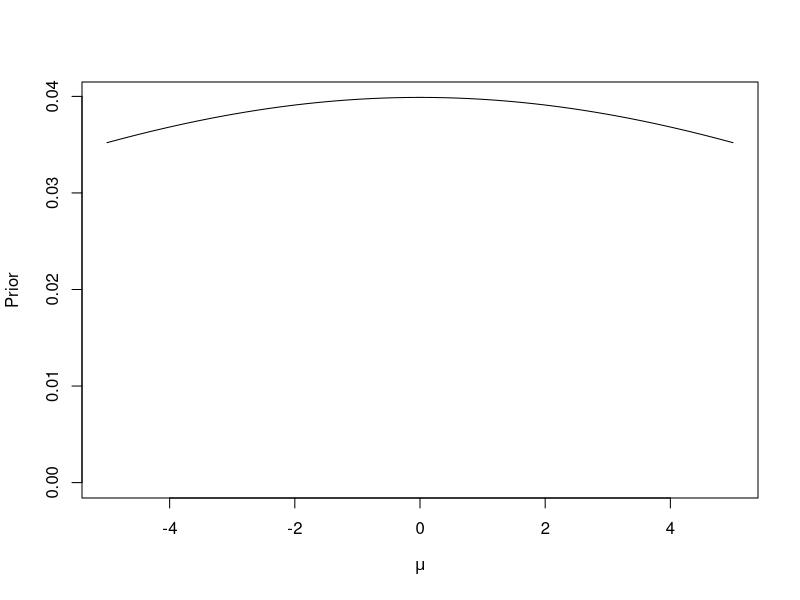
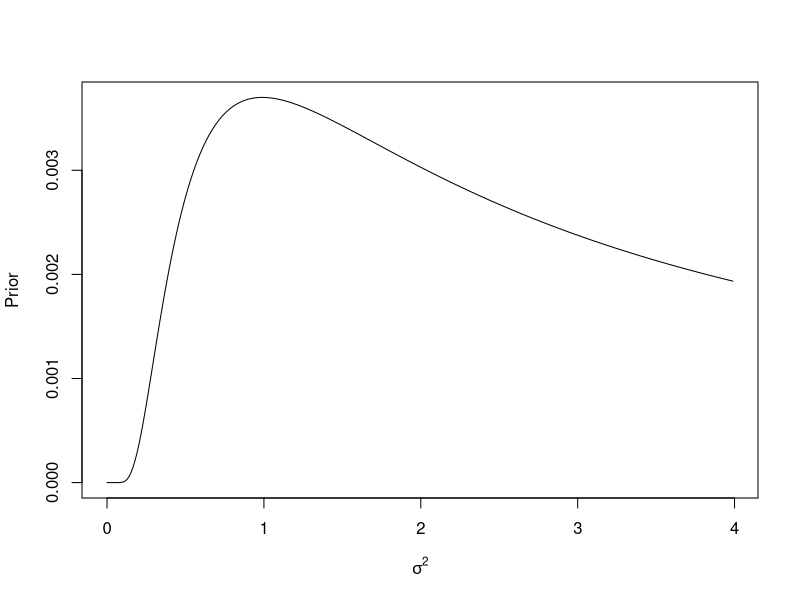
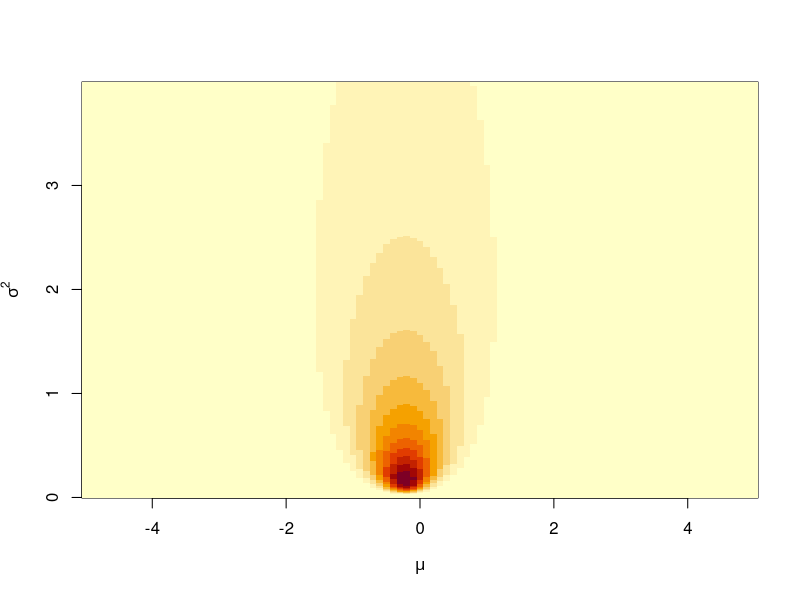
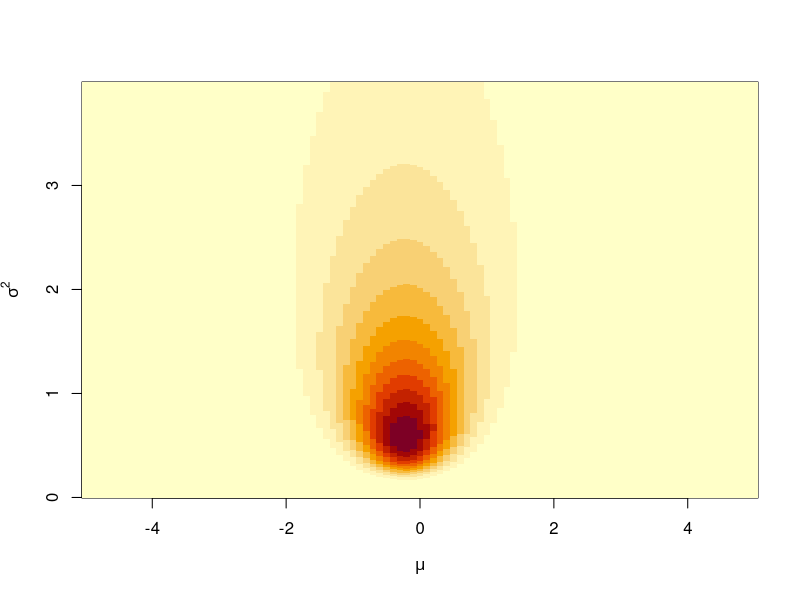
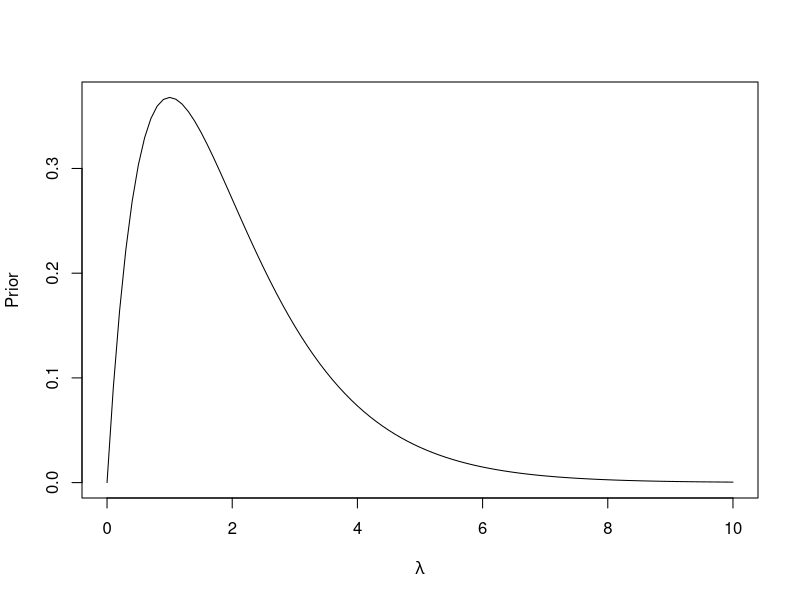
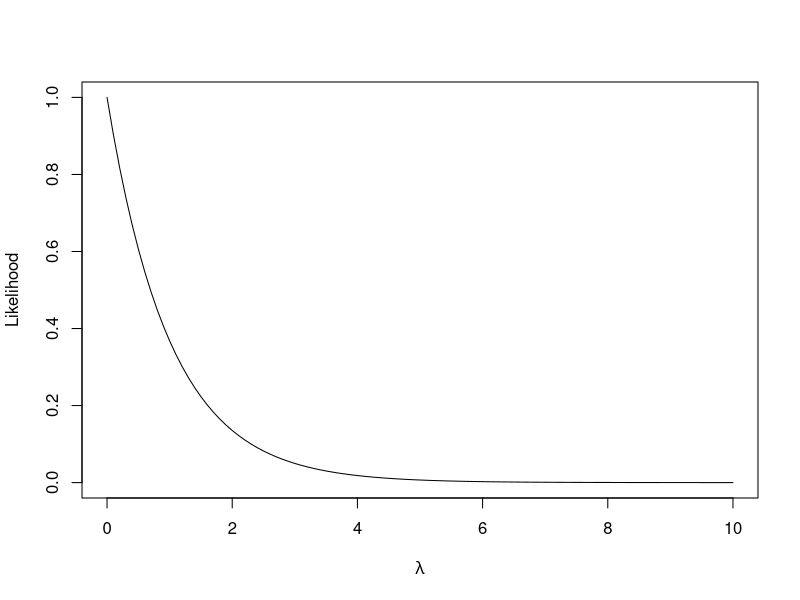
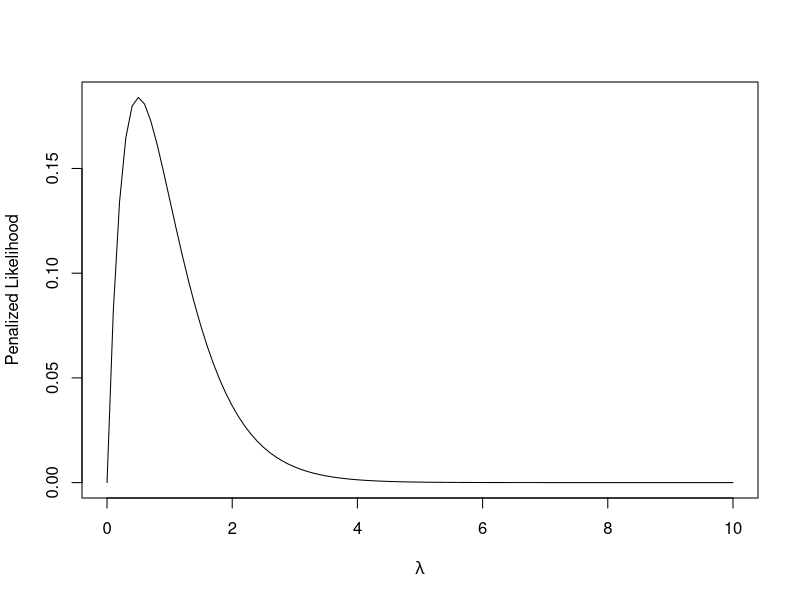

Write R code to recreate these figures, in order.
# Script: Bayesian_Small_n.R
# Description: This script demonstrates Bayesian inference for small sample sizes 
# using normal and Poisson likelihoods with priors.

# Load necessary library
library(MCMCpack)

# Flag to control PDF generation
generate_pdf <- FALSE  # Set to TRUE to save plots

# Define prior distributions
prior.mu <- function(mu) {
  return(dnorm(mu, mean = 0, sd = 10))
}

prior.s2 <- function(s2) {
  return(dinvgamma(s2, shape = 0.01))
}

# Define likelihood function for normal distribution
likel <- function(y, mean, s2) {
  return(prod(dnorm(y, mean = mean, sd = sqrt(s2))))
}

# Define parameter grids
mu <- seq(-5, 5, by = 0.1)
N.mu <- length(mu)
s2 <- seq(0.00001, 4, by = 0.01)
N.s2 <- length(s2)

# Plot 1: Prior distribution for mu
if (generate_pdf) pdf("plot.bayes.small.n-1.pdf", width = 4, height = 4)
plot(mu, prior.mu(mu), type = "l", ylim = c(0, max(prior.mu(mu))), 
     ylab = "Prior", xlab = expression(mu))
if (generate_pdf) dev.off()

# Plot 2: Prior distribution for sigma^2
if (generate_pdf) pdf("plot.bayes.small.n-2.pdf", width = 4, height = 4)
plot(s2, prior.s2(s2), type = "l", ylim = c(0, max(prior.s2(s2))), 
     ylab = "Prior", xlab = expression(sigma^2))
if (generate_pdf) dev.off()

# Generate synthetic data
set.seed(1)
Y <- rnorm(2)
y <- Y  # Use the full dataset

# Compute likelihood and posterior
Z.l <- matrix(NA, N.mu, N.s2)
Z.lp <- matrix(NA, N.mu, N.s2)

for (i1 in 1:N.mu) {
  for (i2 in 1:N.s2) {
    likelihood <- likel(y, mean = mu[i1], s2 = s2[i2])
    Z.l[i1, i2] <- likelihood
    Z.lp[i1, i2] <- likelihood * prior.mu(mu[i1]) * prior.s2(s2[i2])
  }
}

# Function to generate density plots
plot_density <- function(data, filename) {
  if (generate_pdf) pdf(filename, width = 4, height = 4)
  image(mu, s2, data, ylab = expression(sigma^2), xlab = expression(mu))
  if (generate_pdf) dev.off()
}

# Plot 3: Likelihood function
plot_density(Z.l, "plot.bayes.small.n-3.pdf")

# Plot 4: Posterior distribution
plot_density(Z.lp, "plot.bayes.small.n-4.pdf")

# Second example: Poisson likelihood
n <- 1
y <- 0
lambda <- seq(0, 10, by = 0.1)

# Define Poisson likelihood function
likel_pois <- function(y, n, lambda) {
  return(dpois(y, lambda = n * lambda))
}

# Define prior for lambda
prior.lambda <- function(lambda) {
  return(dgamma(lambda, shape = 2, rate = 1))
}

# Compute likelihood and posterior
z.l <- sapply(lambda, function(l) likel_pois(y, n, l))
z.lp <- z.l * prior.lambda(lambda)

# Plot 5: Prior for lambda
if (generate_pdf) pdf("plot.bayes.small.n-5.pdf", width = 4, height = 4)
plot(lambda, prior.lambda(lambda), type = "l", xlab = expression(lambda), ylab = "Prior")
if (generate_pdf) dev.off()

# Plot 6: Poisson likelihood
if (generate_pdf) pdf("plot.bayes.small.n-6.pdf", width = 4, height = 4)
plot(lambda, z.l, type = "l", xlab = expression(lambda), ylab = "Likelihood")
if (generate_pdf) dev.off()

# Plot 7: Penalized likelihood (Posterior)
if (generate_pdf) pdf("plot.bayes.small.n-7.pdf", width = 4, height = 4)
plot(lambda, z.lp, type = "l", xlab = expression(lambda), ylab = "Penalized Likelihood")
if (generate_pdf) dev.off()
